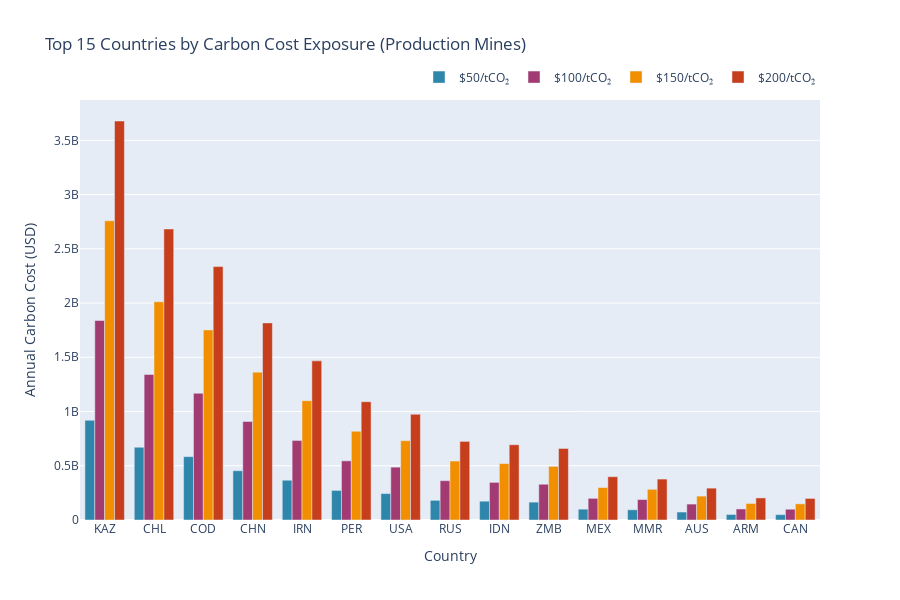

Notebook source saved alongside this figure:
### Markdown cell above
### 4.4 Country-Level Aggregation

### Code cell
# Aggregate by country
country_exposure = df_production.groupby('iso3_country').agg({
    'source_id': 'count',
    'annual_emissions_t_co2e': 'sum',
    'carbon_cost_usd_50': 'sum',
    'carbon_cost_usd_100': 'sum',
    'carbon_cost_usd_150': 'sum',
    'carbon_cost_usd_200': 'sum'
}).reset_index()

country_exposure.columns = ['Country', 'Mines', 'Emissions (tCO₂)',
                           '$50/t', '$100/t', '$150/t', '$200/t']

top_countries = country_exposure.nlargest(15, '$100/t')

fig4 = go.Figure(data=[
    go.Bar(name='$50/tCO₂', x=top_countries['Country'], y=top_countries['$50/t'], marker_color=SCENARIO_COLORS['$50/tCO₂']),
    go.Bar(name='$100/tCO₂', x=top_countries['Country'], y=top_countries['$100/t'], marker_color=SCENARIO_COLORS['$100/tCO₂']),
    go.Bar(name='$150/tCO₂', x=top_countries['Country'], y=top_countries['$150/t'], marker_color=SCENARIO_COLORS['$150/tCO₂']),
    go.Bar(name='$200/tCO₂', x=top_countries['Country'], y=top_countries['$200/t'], marker_color=SCENARIO_COLORS['$200/tCO₂'])
])

fig4.update_layout(
    title='Top 15 Countries by Carbon Cost Exposure (Production Mines)',
    xaxis_title='Country',
    yaxis_title='Annual Carbon Cost (USD)',
    barmode='group',
    height=600,
    legend=dict(orientation='h', yanchor='bottom', y=1.02, xanchor='right', x=1)
)

fig4.show()

### Figure 1 — Plotly figure (JSON) as saved in the notebook; plotly's stock layout.template omitted (floating-point values rounded to 4 significant figures)
{"data": [{"marker": {"color": "#2E86AB"}, "name": "$50/tCO₂", "type": "bar", "x": ["KAZ", "CHL", "COD", "CHN", "IRN", "PER", "USA", "RUS", "IDN", "ZMB", "MEX", "MMR", "AUS", "ARM", "CAN"], "y": [919600000.0, 670800000.0, 584100000.0, 454300000.0, 366700000.0, 272600000.0, 243700000.0, 181200000.0, 173500000.0, 164800000.0, 99800000.0, 94320000.0, 73430000.0, 50870000.0, 49680000.0]}, {"marker": {"color": "#A23B72"}, "name": "$100/tCO₂", "type": "bar", "x": ["KAZ", "CHL", "COD", "CHN", "IRN", "PER", "USA", "RUS", "IDN", "ZMB", "MEX", "MMR", "AUS", "ARM", "CAN"], "y": [1839000000.0, 1342000000.0, 1168000000.0, 908600000.0, 733500000.0, 545300000.0, 487300000.0, 362400000.0, 346900000.0, 329700000.0, 199600000.0, 188600000.0, 146900000.0, 101700000.0, 99370000.0]}, {"marker": {"color": "#F18F01"}, "name": "$150/tCO₂", "type": "bar", "x": ["KAZ", "CHL", "COD", "CHN", "IRN", "PER", "USA", "RUS", "IDN", "ZMB", "MEX", "MMR", "AUS", "ARM", "CAN"], "y": [2759000000.0, 2012000000.0, 1752000000.0, 1363000000.0, 1100000000.0, 817900000.0, 731000000.0, 543600000.0, 520400000.0, 494500000.0, 299400000.0, 283000000.0, 220300000.0, 152600000.0, 149000000.0]}, {"marker": {"color": "#C73E1D"}, "name": "$200/tCO₂", "type": "bar", "x": ["KAZ", "CHL", "COD", "CHN", "IRN", "PER", "USA", "RUS", "IDN", "ZMB", "MEX", "MMR", "AUS", "ARM", "CAN"], "y": [3678000000.0, 2683000000.0, 2336000000.0, 1817000000.0, 1467000000.0, 1091000000.0, 974700000.0, 724800000.0, 693900000.0, 659300000.0, 399200000.0, 377300000.0, 293700000.0, 203500000.0, 198700000.0]}], "layout": {"barmode": "group", "height": 600, "legend": {"orientation": "h", "x": 1, "xanchor": "right", "y": 1.02, "yanchor": "bottom"}, "title": {"text": "Top 15 Countries by Carbon Cost Exposure (Production Mines)"}, "xaxis": {"title": {"text": "Country"}}, "yaxis": {"title": {"text": "Annual Carbon Cost (USD)"}}}}
